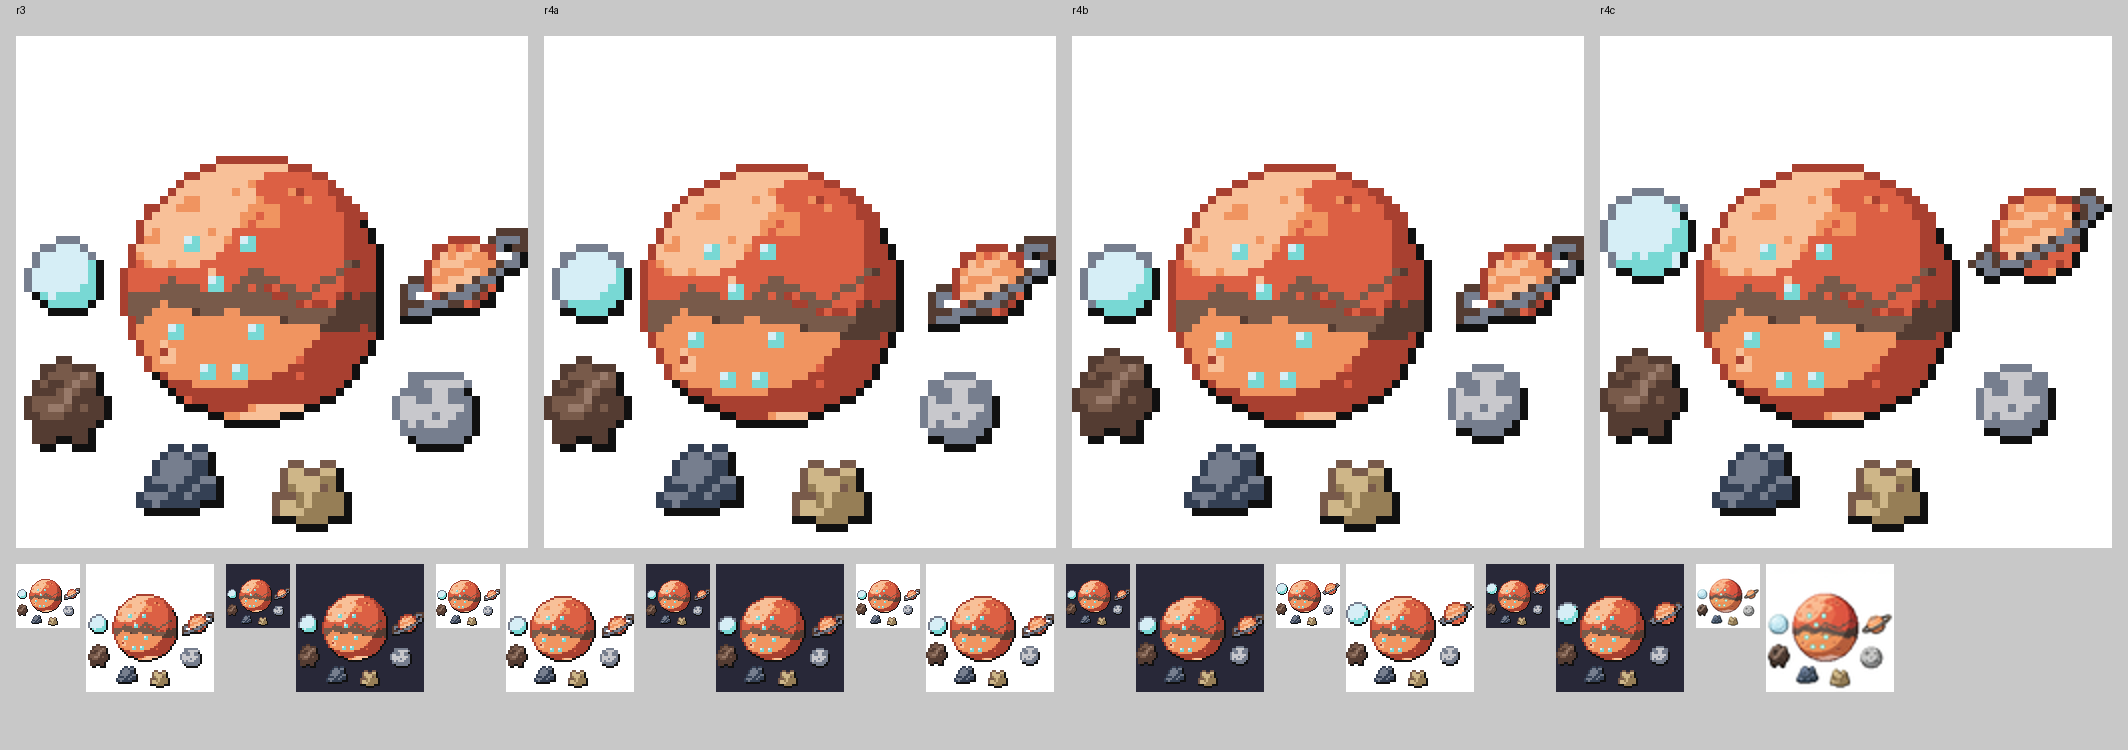

The Python source for this figure:
# vel.png: rij 1 r3 | r4a | r4b | r4c op 8x; rij 2: elk op 1x en 2x (wit en donker) + model 1x.
import sys,os; sys.path.insert(0,os.path.dirname(os.path.abspath(__file__)))
import numpy as np; from PIL import Image, ImageDraw; import gemeen as g, vel_basis as vb
D=g.D; BG=(255,255,255); G=16
ims=[vb.laad(os.path.join(D,'../r3/regicosmo_r3.png'))]+[vb.laad(os.path.join(D,'regicosmo_%s.png'%n)) for n in ('r4a','r4b','r4c')]
nm=['r3','r4a','r4b','r4c']
V=Image.new('RGB',(4*512+5*G,512+3*G+40+150),(200,200,200)); dr=ImageDraw.Draw(V)
for i,im in enumerate(ims):
    V.paste(vb.op(im,BG).resize((512,512),0),(G+i*(512+G),G+20)); dr.text((G+i*(512+G),4),nm[i],fill=(0,0,0))
y=512+2*G+20; x=G
for i,im in enumerate(ims):
    for bg in [(255,255,255),(40,40,56)]:
        V.paste(vb.op(im,bg),(x,y)); V.paste(vb.op(im,bg).resize((128,128),0),(x+70,y)); x+=210
mod=vb.modelvak().resize((64,64),Image.LANCZOS); V.paste(mod,(x,y)); V.paste(mod.resize((128,128)),(x+70,y))
V.save(os.path.join(D,'vel.png'))
